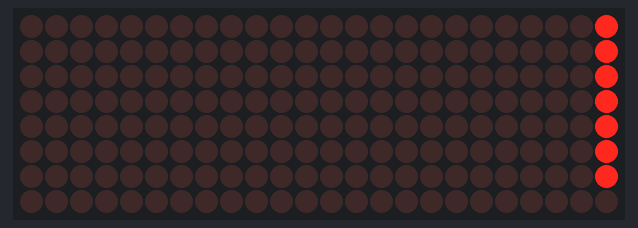
Bench run of a sketch on a simulated Arduino Uno, built with avr-gcc and run on an emulated ATmega328P. Shown: 24×8 LED matrix.

Above: at 0.15 s.
At 12.6 s:
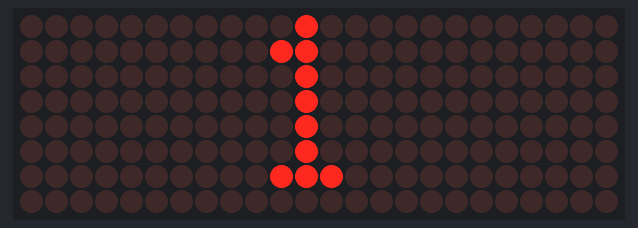
At 19.4 s:
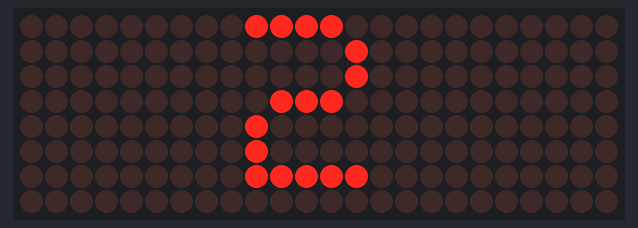
At 26.2 s:
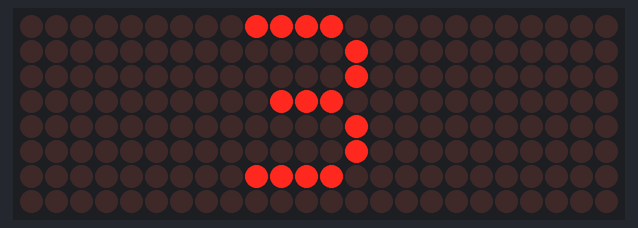
At 33.0 s:
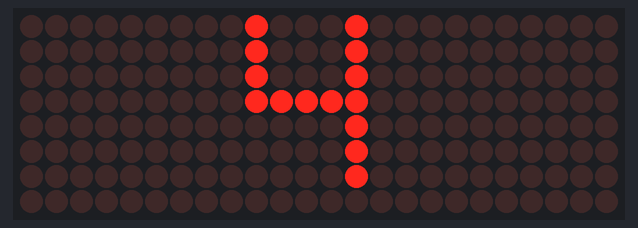
At 39.66 s:
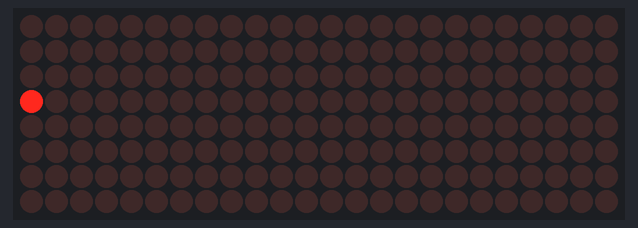

The sketch:

with_comp.ino
```cpp
// Including the required Arduino libraries
#include <MD_Parola.h>
#include <MD_MAX72xx.h>
#include <SPI.h>

// Uncomment according to your hardware type
#define HARDWARE_TYPE MD_MAX72XX::FC16_HW
//#define HARDWARE_TYPE MD_MAX72XX::GENERIC_HW

// Defining size, and output pins
#define MAX_DEVICES 3
#define CS_PIN 10

int count = 0;
// Create a new instance of the MD_Parola class with hardware SPI connection
MD_Parola myDisplay = MD_Parola(HARDWARE_TYPE, CS_PIN, MAX_DEVICES);
unsigned long fmillis=0;
void setup() {
  // Intialize the object
  myDisplay.begin();

  // Set the intensity (brightness) of the display (0-15)
  myDisplay.setIntensity(8);

  // Clear the display
  myDisplay.displayClear();

  myDisplay.displayScroll("D_EazyLife Electronics", PA_CENTER, PA_SCROLL_LEFT, 100);
}

void loop() {
  if (myDisplay.displayAnimate()) {
    myDisplay.displayReset();
    if (millis()>fmillis){
      fmillis=millis()+1000;
      count++;
    }
    String ade=String(count);
    myDisplay.print(ade);
    delay(1000);
    myDisplay.displayClear();
    myDisplay.displayScroll("count =>", PA_CENTER, PA_SCROLL_LEFT, 100);
  }
}
```

Measured:
- what the display in image 1 shows lasts 1.0 s, from 12.5 s to 13.5 s
